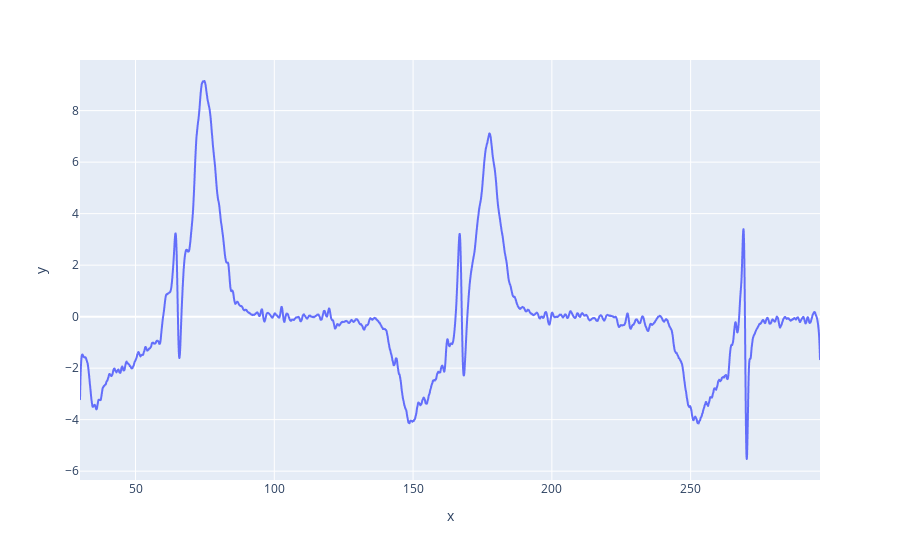

The notebook cell saved with this chart:
### Code cell
px.line(x=t,y=dy_smooth_smooth)

### Figure 1 — Plotly figure (JSON) as saved in the notebook; plotly's stock layout.template omitted (floating-point values rounded to 4 significant figures; data arrays with more than 128 entries replaced by an {"elided": "..."} marker saying what was removed)
{"data": [{"hovertemplate": "x=%{x}<br>y=%{y}<extra></extra>", "legendgroup": "", "line": {"color": "#636efa", "dash": "solid"}, "marker": {"symbol": "circle"}, "mode": "lines", "name": "", "showlegend": false, "type": "scattergl", "x": {"elided": "6666 float values"}, "xaxis": "x", "y": {"elided": "6666 float values"}, "yaxis": "y"}], "layout": {"legend": {"tracegroupgap": 0}, "margin": {"t": 60}, "xaxis": {"anchor": "y", "domain": [0, 1], "title": {"text": "x"}}, "yaxis": {"anchor": "x", "domain": [0, 1], "title": {"text": "y"}}}}
